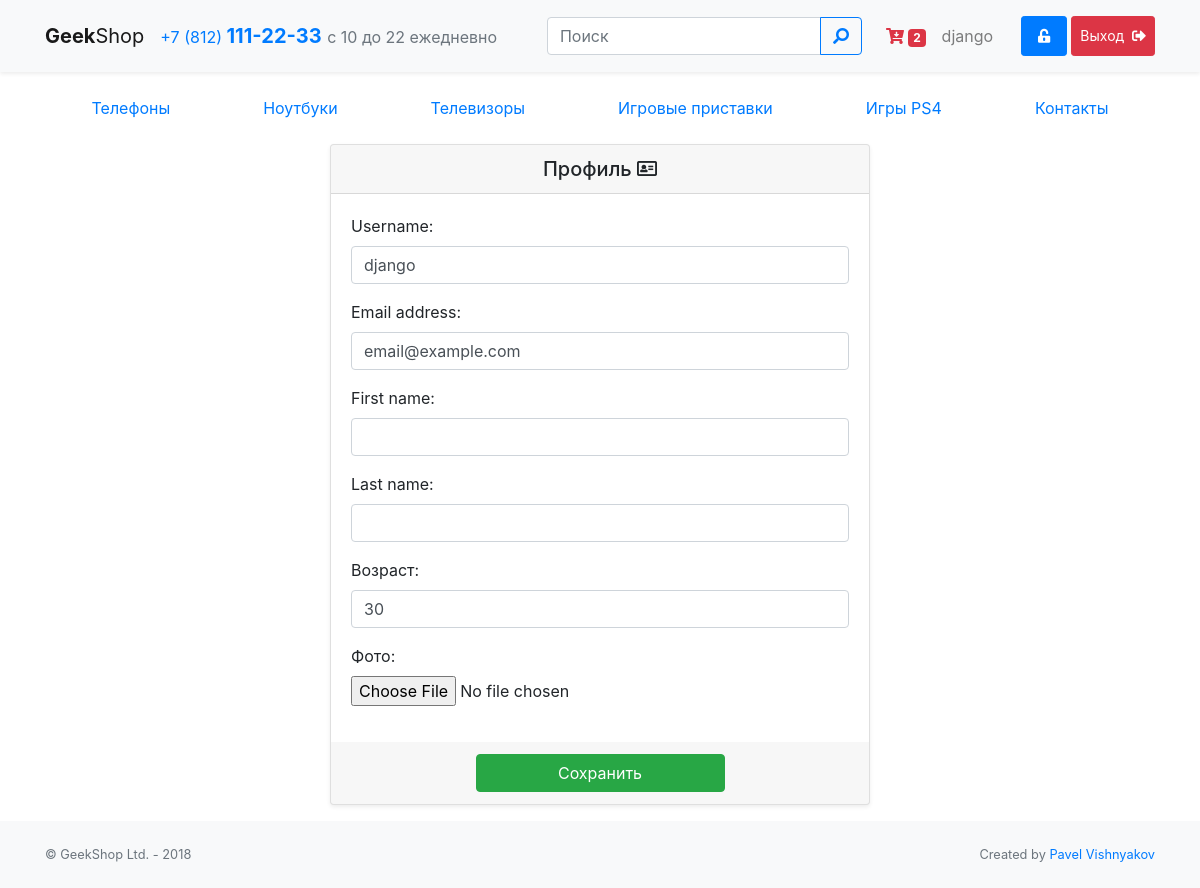
/auth/edit/ (signed in), run on an earlier commit of the app's database.
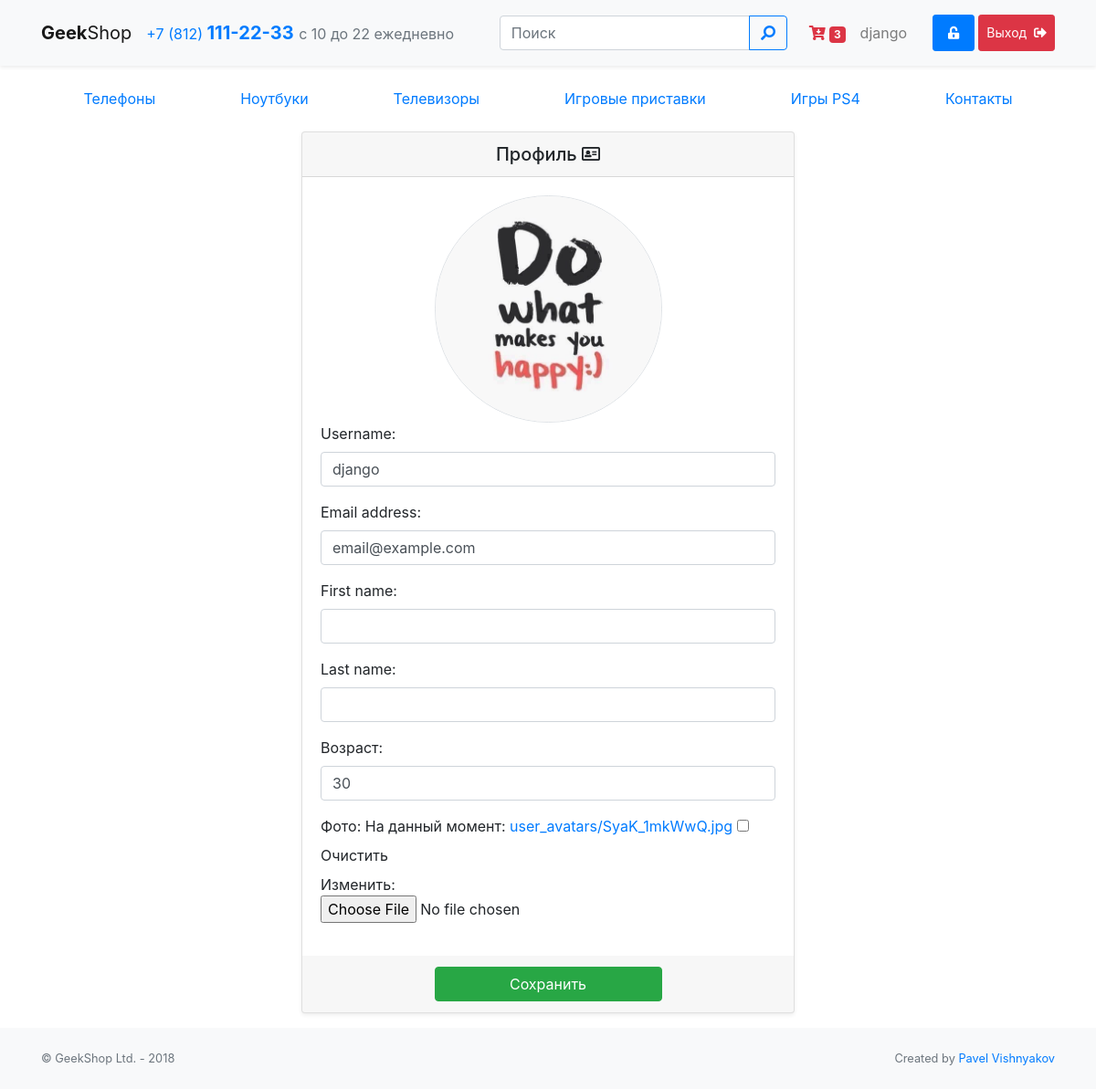
And on a later commit of the database.
### shopcartapp/models.py (models this page shows, shortened)
class ShoppingCart(models.Model):
    user = models.ForeignKey(settings.AUTH_USER_MODEL, on_delete=models.CASCADE)
    product = models.ForeignKey(Product, on_delete=models.CASCADE)
    quantity = models.PositiveIntegerField(verbose_name='количество', default=0)
    add_datetime = models.DateField(verbose_name='время', auto_now_add=True)
    def products_quantity(self):
        items = ShoppingCart.objects.filter(user=self.user)
        total_quantity = sum(list(map(lambda x: x.quantity, items)))
        return total_quantity

### authapp/models.py (models this page shows)
class ShopUser(AbstractUser):
    avatar = models.ImageField(verbose_name='фото', upload_to='user_avatars', blank=True)
    age = models.PositiveSmallIntegerField(verbose_name='возраст')

### authapp/views.py (the view)
# urls.py: path('edit/', authapp.edit, name='edit'),
def edit(request):
    title = 'профиль'
    if request.method == 'POST':
        edit_form = ShopUserEditForm(request.POST, request.FILES, instance=request.user)
        if edit_form.is_valid():
            edit_form.save()
            return HttpResponseRedirect(reverse('auth:edit'))
    else:
        edit_form = ShopUserEditForm(instance=request.user)
    context = {
        'title': title,
        'edit_form': edit_form,
        'shopping_cart': shopping_cart(request.user),
    }
    return render(request, 'authapp/edit.html', context)

### authapp/forms.py
class ShopUserEditForm(UserChangeForm):
    class Meta:
        model = ShopUser
        fields = ('username', 'email', 'password', 'first_name', 'last_name', 'age', 'avatar')
    def __init__(self, *args, **kwargs):
        super().__init__(*args, **kwargs)
        for field_name, field in self.fields.items():
            if field_name == 'avatar':
                field.widget.attrs['class'] = 'form-control-file'
            else:
                field.widget.attrs['class'] = 'form-control'
            field.help_text = ''
            if field_name == 'password':
                field.widget = forms.HiddenInput()

### context_processors/menu.py (called while the page is built)
def categories_menu(request):
    links = []
    categories = Category.objects.filter(is_active=True)
    for category in categories:
        links.append({
            'cat_url': category.url_path,
            'cat_name': category.name,
            'cat_id': category.pk,
        })
    return {'categories_links': links}

### mainapp/views.py (called while the page is built)
def shopping_cart(user=None):
    cart = []
    if user.is_authenticated:
        cart = ShoppingCart.objects.filter(user=user, quantity__gt=0)
    return cart

### authapp/templates/authapp/edit.html
{% extends 'base.html' %}
{% load static %}
{% block main %}
<div class="row justify-content-center">
    <div class="col-md-8 col-lg-6">
        <div class="card shadow-sm">
            <div class="card-header text-center">
                <h5 class="card-title mb-0">{{ title|title }}&nbsp;<i class="far fa-address-card"></i></h5>
            </div>
            <div class="card-body">
                {% if user.avatar %}
                    <img class="d-block mx-auto w-50 border rounded-circle" src="/media/{{ user.avatar }}" alt="">
                {% endif %}
                <form id="edit_profile_form" action="{% url 'auth:edit' %}" method="POST" enctype="multipart/form-data">
                    {% csrf_token %} {{ edit_form.as_p }}
                </form>
            </div>
            <div class="card-footer text-center">
                <input class="btn btn-success w-50 text-capitalize" type="submit" value="сохранить" form="edit_profile_form">
            </div>
        </div>
    </div>
</div>
{% endblock %}

### templates/inc_top_menu.html (shortened to what this page needs)
<nav class="navbar navbar-expand-lg navbar-light bg-light shadow-sm py-2 py-md-3">
    <div class="container">
        <a class="navbar-brand" href="{% url 'index' %}">
            <b>Geek</b>Shop
        </a>
        <span href="#" class="navbar-brand d-none d-md-block text-primary m-0">
            <span class="small">+7 (812) </span>
            <b>111-22-33</b>
            <small class="text-muted d-none d-xl-inline"> с 10 до 22 ежедневно</small>
        </span>
        <div class="collapse navbar-collapse justify-content-end mt-2 mt-lg-0" id="navbarNavTop">
            <form class="form-inline mx-lg-3" method="GET" action="{% url 'search' %}">
                <div class="input-group">
                    <input name='q' class="form-control" placeholder="Поиск" aria-label="search" type="search">
                    <div class="input-group-append">
                        <button class="btn btn-outline-primary" type="submit">
                            <i class="fas fa-search fa-flip-horizontal"></i>
                        </button>
                    </div>
                </div>
            </form>
            <div class="navbar-nav">
                <a class="nav-item nav-link d-none d-lg-inline" href="{% url 'shopping_cart:view' %}">
                    {% if shopping_cart.0.products_quantity %}
                        <span class="text-danger">
                            <i class="fas fa-cart-arrow-down"></i>
                            <span class="badge badge-danger cart-quantity-top">{{ shopping_cart.0.products_quantity }}</span>
                        </span>
                    {% else %}
                        <i class="fas fa-shopping-cart"></i>
                        <span class="badge badge-secondary">0</span>
                    {% endif %}
                </a>
                {% if user.is_authenticated %}
                    <div class="nav-item pr-3 d-none d-lg-block text-center">
                        <a class="nav-link" href="{% url 'auth:edit' %}">{{ user.first_name|default:user.get_username }}</a>
                    </div>
                    {% if user.is_superuser %}
                        <a class="nav-item nav-link btn btn-sm btn-primary px-3 mx-lg-1 mt-1 mt-lg-0 text-white" href="{% url 'admin:index' %}">
                            <i class="fas fa-unlock-alt"></i>
                        </a>
                    {% endif %}
                    <a class="nav-item nav-link btn btn-sm btn-danger mt-1 mt-lg-0 text-white" href="{% url 'auth:logout' %}">
                        Выход&nbsp;
                        <i class="fas fa-sign-out-alt"></i>
                    </a>
                {% else %}
                    <a class="nav-item nav-link btn btn-sm btn-primary px-3 mt-1 mt-lg-0 ml-lg-3 text-white" href="{% url 'auth:login' %}">
                        Вход&nbsp;
                        <i class="fas fa-sign-in-alt"></i>
                    </a>
                {% endif %}
            </div>
        </div>
    </div>
</nav>

What changed in the data, as far as the page shows it:
changed ShoppingCart: user+quantity "2" → "3"
changed ShopUser "django": avatar: picture added
Also different on the page:
form field as_p: (not shown) → "☐"
text no longer shown: "Username: Email address: First name: Last name: Возраст: Фото:"
text now shown: "Username: Email address: First name: Last name: Возраст: Фото: На данный момент: user_avatars/SyaK_1mkWwQ.jpg Очистить Изменить:"
